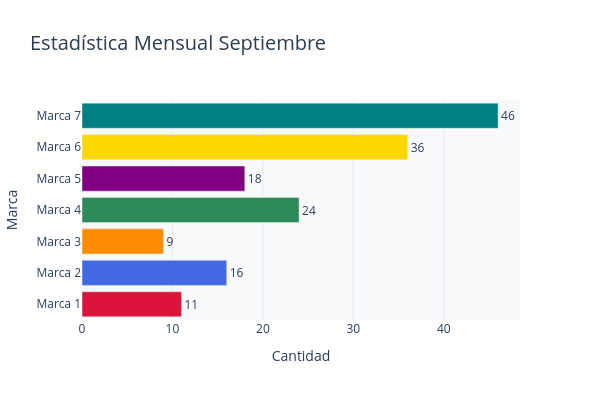

Write notebook code for a chart like this one.
### Code cell
import random
import plotly.graph_objects as go

brands2 = [f"Marca {i}" for i in range(1, 8)]
counts2 = [random.randint(5, 50) for _ in brands2]
monthname = "Septiembre"

# Pick a color palette
colors = [
    "crimson", "royalblue", "darkorange", "seagreen",
    "purple", "gold", "teal"
]

fig = go.Figure()

for brand, count, color in zip(brands2, counts2, colors):
    fig.add_trace(go.Bar(
        x=[count],
        y=[brand],
        orientation='h',
        name=brand,
        marker=dict(color=color),
        text=[count],
        textposition="outside"
    ))

fig.update_layout(
    title=f"Estadística Mensual {monthname}",
    title_font=dict(size=20, color="#2c3e50"),
    plot_bgcolor="#f8f9fa",
    paper_bgcolor="#ffffff",
    xaxis=dict(showgrid=True, gridcolor="#e9ecef", title="Cantidad"),
    yaxis=dict(showgrid=False, title="Marca"),
    width=600,
    height=400,
    showlegend=False  # hide redundant legend
)

fig.show()

### Figure 1 — Plotly figure (JSON) as saved in the notebook; plotly's stock layout.template omitted (floating-point values rounded to 4 significant figures)
{"data": [{"marker": {"color": "crimson"}, "name": "Marca 1", "orientation": "h", "text": ["11"], "textposition": "outside", "type": "bar", "x": [11], "y": ["Marca 1"]}, {"marker": {"color": "royalblue"}, "name": "Marca 2", "orientation": "h", "text": ["16"], "textposition": "outside", "type": "bar", "x": [16], "y": ["Marca 2"]}, {"marker": {"color": "darkorange"}, "name": "Marca 3", "orientation": "h", "text": ["9"], "textposition": "outside", "type": "bar", "x": [9], "y": ["Marca 3"]}, {"marker": {"color": "seagreen"}, "name": "Marca 4", "orientation": "h", "text": ["24"], "textposition": "outside", "type": "bar", "x": [24], "y": ["Marca 4"]}, {"marker": {"color": "purple"}, "name": "Marca 5", "orientation": "h", "text": ["18"], "textposition": "outside", "type": "bar", "x": [18], "y": ["Marca 5"]}, {"marker": {"color": "gold"}, "name": "Marca 6", "orientation": "h", "text": ["36"], "textposition": "outside", "type": "bar", "x": [36], "y": ["Marca 6"]}, {"marker": {"color": "teal"}, "name": "Marca 7", "orientation": "h", "text": ["46"], "textposition": "outside", "type": "bar", "x": [46], "y": ["Marca 7"]}], "layout": {"height": 400, "paper_bgcolor": "#ffffff", "plot_bgcolor": "#f8f9fa", "showlegend": false, "title": {"font": {"color": "#2c3e50", "size": 20}, "text": "Estadística Mensual Septiembre"}, "width": 600, "xaxis": {"gridcolor": "#e9ecef", "showgrid": true, "title": {"text": "Cantidad"}}, "yaxis": {"showgrid": false, "title": {"text": "Marca"}}}}
